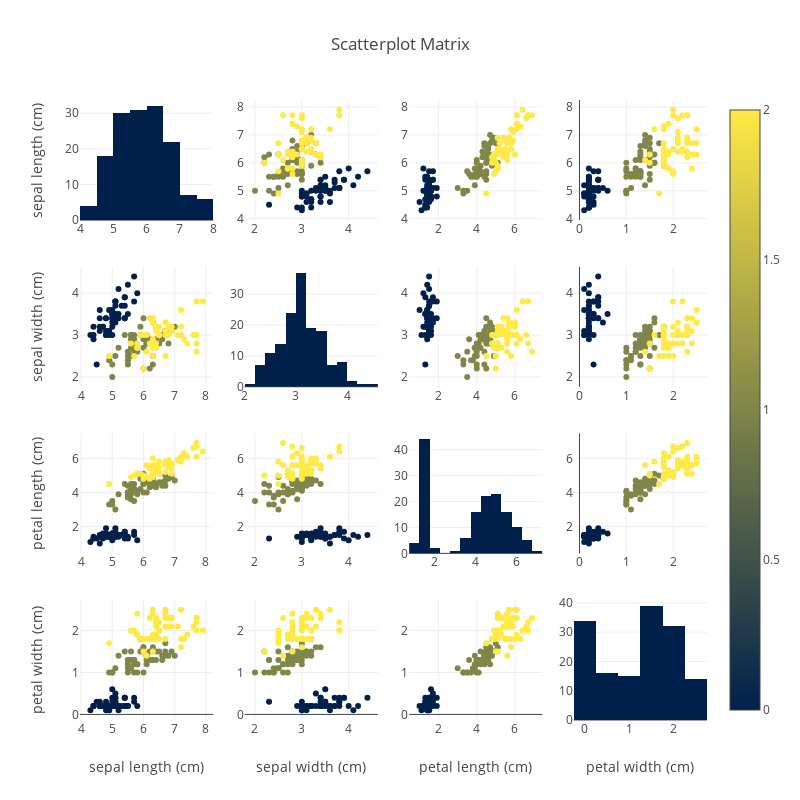

The cell this chart's notebook holds for it:
### Markdown cell above
# Scatterplot matrix

### Code cell
import plotly.express as px
import plotly.figure_factory as ff


# fig = px.scatter_matrix(iris, dimensions=iris_dict.feature_names, color='y')
fig = ff.create_scatterplotmatrix(iris, diag='histogram', index='y', height=800, width=800, colormap='Cividis')

fig.update_layout(template='none')
fig.show()
fig.write_image('plotly_plots/scatterplot_matrix.pdf')

### Figure 1 — Plotly figure (JSON) as saved in the notebook; plotly's stock layout.template omitted (floating-point values rounded to 4 significant figures; data arrays with more than 128 entries replaced by an {"elided": "..."} marker saying what was removed)
{"data": [{"marker": {"color": "rgb(0, 32, 76)"}, "showlegend": false, "type": "histogram", "x": {"elided": "150 float values"}, "xaxis": "x", "yaxis": "y"}, {"marker": {"color": {"elided": "150 int values"}, "colorscale": [[0, "rgb(0, 32, 76)"], [1, "rgb(255, 233, 69)"]], "showscale": true, "size": 6}, "mode": "markers", "showlegend": false, "type": "scatter", "x": {"elided": "150 float values"}, "xaxis": "x2", "y": {"elided": "150 float values"}, "yaxis": "y2"}, {"marker": {"color": {"elided": "150 int values"}, "colorscale": [[0, "rgb(0, 32, 76)"], [1, "rgb(255, 233, 69)"]], "showscale": false, "size": 6}, "mode": "markers", "showlegend": false, "type": "scatter", "x": {"elided": "150 float values"}, "xaxis": "x3", "y": {"elided": "150 float values"}, "yaxis": "y3"}, {"marker": {"color": {"elided": "150 int values"}, "colorscale": [[0, "rgb(0, 32, 76)"], [1, "rgb(255, 233, 69)"]], "showscale": false, "size": 6}, "mode": "markers", "showlegend": false, "type": "scatter", "x": {"elided": "150 float values"}, "xaxis": "x4", "y": {"elided": "150 float values"}, "yaxis": "y4"}, {"marker": {"color": {"elided": "150 int values"}, "colorscale": [[0, "rgb(0, 32, 76)"], [1, "rgb(255, 233, 69)"]], "showscale": false, "size": 6}, "mode": "markers", "showlegend": false, "type": "scatter", "x": {"elided": "150 float values"}, "xaxis": "x5", "y": {"elided": "150 float values"}, "yaxis": "y5"}, {"marker": {"color": "rgb(0, 32, 76)"}, "showlegend": false, "type": "histogram", "x": {"elided": "150 float values"}, "xaxis": "x6", "yaxis": "y6"}, {"marker": {"color": {"elided": "150 int values"}, "colorscale": [[0, "rgb(0, 32, 76)"], [1, "rgb(255, 233, 69)"]], "showscale": false, "size": 6}, "mode": "markers", "showlegend": false, "type": "scatter", "x": {"elided": "150 float values"}, "xaxis": "x7", "y": {"elided": "150 float values"}, "yaxis": "y7"}, {"marker": {"color": {"elided": "150 int values"}, "colorscale": [[0, "rgb(0, 32, 76)"], [1, "rgb(255, 233, 69)"]], "showscale": false, "size": 6}, "mode": "markers", "showlegend": false, "type": "scatter", "x": {"elided": "150 float values"}, "xaxis": "x8", "y": {"elided": "150 float values"}, "yaxis": "y8"}, {"marker": {"color": {"elided": "150 int values"}, "colorscale": [[0, "rgb(0, 32, 76)"], [1, "rgb(255, 233, 69)"]], "showscale": false, "size": 6}, "mode": "markers", "showlegend": false, "type": "scatter", "x": {"elided": "150 float values"}, "xaxis": "x9", "y": {"elided": "150 float values"}, "yaxis": "y9"}, {"marker": {"color": {"elided": "150 int values"}, "colorscale": [[0, "rgb(0, 32, 76)"], [1, "rgb(255, 233, 69)"]], "showscale": false, "size": 6}, "mode": "markers", "showlegend": false, "type": "scatter", "x": {"elided": "150 float values"}, "xaxis": "x10", "y": {"elided": "150 float values"}, "yaxis": "y10"}, {"marker": {"color": "rgb(0, 32, 76)"}, "showlegend": false, "type": "histogram", "x": {"elided": "150 float values"}, "xaxis": "x11", "yaxis": "y11"}, {"marker": {"color": {"elided": "150 int values"}, "colorscale": [[0, "rgb(0, 32, 76)"], [1, "rgb(255, 233, 69)"]], "showscale": false, "size": 6}, "mode": "markers", "showlegend": false, "type": "scatter", "x": {"elided": "150 float values"}, "xaxis": "x12", "y": {"elided": "150 float values"}, "yaxis": "y12"}, {"marker": {"color": {"elided": "150 int values"}, "colorscale": [[0, "rgb(0, 32, 76)"], [1, "rgb(255, 233, 69)"]], "showscale": false, "size": 6}, "mode": "markers", "showlegend": false, "type": "scatter", "x": {"elided": "150 float values"}, "xaxis": "x13", "y": {"elided": "150 float values"}, "yaxis": "y13"}, {"marker": {"color": {"elided": "150 int values"}, "colorscale": [[0, "rgb(0, 32, 76)"], [1, "rgb(255, 233, 69)"]], "showscale": false, "size": 6}, "mode": "markers", "showlegend": false, "type": "scatter", "x": {"elided": "150 float values"}, "xaxis": "x14", "y": {"elided": "150 float values"}, "yaxis": "y14"}, {"marker": {"color": {"elided": "150 int values"}, "colorscale": [[0, "rgb(0, 32, 76)"], [1, "rgb(255, 233, 69)"]], "showscale": false, "size": 6}, "mode": "markers", "showlegend": false, "type": "scatter", "x": {"elided": "150 float values"}, "xaxis": "x15", "y": {"elided": "150 float values"}, "yaxis": "y15"}, {"marker": {"color": "rgb(0, 32, 76)"}, "showlegend": false, "type": "histogram", "x": {"elided": "150 float values"}, "xaxis": "x16", "yaxis": "y16"}], "layout": {"barmode": "stack", "height": 800, "showlegend": true, "title": {"text": "Scatterplot Matrix"}, "width": 800, "xaxis": {"anchor": "y", "autorange": true, "domain": [0, 0.2125], "range": [4, 8], "type": "linear"}, "xaxis10": {"anchor": "y10", "autorange": true, "domain": [0.2625, 0.475], "range": [1.778, 4.622], "type": "linear"}, "xaxis11": {"anchor": "y11", "autorange": true, "domain": [0.525, 0.7375], "range": [0.75, 7.25], "type": "linear"}, "xaxis12": {"anchor": "y12", "autorange": true, "domain": [0.7875, 1], "range": [-0.1224, 2.722], "type": "linear"}, "xaxis13": {"anchor": "y13", "autorange": true, "domain": [0, 0.2125], "range": [3.966, 8.234], "title": {"text": "sepal length (cm)"}, "type": "linear"}, "xaxis14": {"anchor": "y14", "autorange": true, "domain": [0.2625, 0.475], "range": [1.778, 4.622], "title": {"text": "sepal width (cm)"}, "type": "linear"}, "xaxis15": {"anchor": "y15", "autorange": true, "domain": [0.525, 0.7375], "range": [0.4532, 7.447], "title": {"text": "petal length (cm)"}, "type": "linear"}, "xaxis16": {"anchor": "y16", "autorange": true, "domain": [0.7875, 1], "range": [-0.25, 2.75], "title": {"text": "petal width (cm)"}, "type": "linear"}, "xaxis2": {"anchor": "y2", "autorange": true, "domain": [0.2625, 0.475], "range": [1.778, 4.622], "type": "linear"}, "xaxis3": {"anchor": "y3", "autorange": true, "domain": [0.525, 0.7375], "range": [0.4532, 7.447], "type": "linear"}, "xaxis4": {"anchor": "y4", "autorange": true, "domain": [0.7875, 1], "range": [-0.1224, 2.722], "type": "linear"}, "xaxis5": {"anchor": "y5", "autorange": true, "domain": [0, 0.2125], "range": [3.966, 8.234], "type": "linear"}, "xaxis6": {"anchor": "y6", "autorange": true, "domain": [0.2625, 0.475], "range": [2.0, 4.6], "type": "linear"}, "xaxis7": {"anchor": "y7", "autorange": true, "domain": [0.525, 0.7375], "range": [0.4532, 7.447], "type": "linear"}, "xaxis8": {"anchor": "y8", "autorange": true, "domain": [0.7875, 1], "range": [-0.1224, 2.722], "type": "linear"}, "xaxis9": {"anchor": "y9", "autorange": true, "domain": [0, 0.2125], "range": [3.966, 8.234], "type": "linear"}, "yaxis": {"anchor": "x", "autorange": true, "domain": [0.8063, 1], "range": [0, 33.68], "title": {"text": "sepal length (cm)"}}, "yaxis10": {"anchor": "x10", "autorange": true, "domain": [0.2687, 0.4625], "range": [0.4279, 7.472], "type": "linear"}, "yaxis11": {"anchor": "x11", "autorange": true, "domain": [0.2687, 0.4625], "range": [0, 46.32]}, "yaxis12": {"anchor": "x12", "autorange": true, "domain": [0.2687, 0.4625], "range": [0.4279, 7.472], "type": "linear"}, "yaxis13": {"anchor": "x13", "autorange": true, "domain": [0, 0.1938], "range": [-0.1327, 2.733], "title": {"text": "petal width (cm)"}, "type": "linear"}, "yaxis14": {"anchor": "x14", "autorange": true, "domain": [0, 0.1938], "range": [-0.1327, 2.733], "type": "linear"}, "yaxis15": {"anchor": "x15", "autorange": true, "domain": [0, 0.1938], "range": [-0.1327, 2.733], "type": "linear"}, "yaxis16": {"anchor": "x16", "autorange": true, "domain": [0, 0.1938], "range": [0, 41.05]}, "yaxis2": {"anchor": "x2", "autorange": true, "domain": [0.8063, 1], "range": [3.951, 8.249], "type": "linear"}, "yaxis3": {"anchor": "x3", "autorange": true, "domain": [0.8063, 1], "range": [3.951, 8.249], "type": "linear"}, "yaxis4": {"anchor": "x4", "autorange": true, "domain": [0.8063, 1], "range": [3.951, 8.249], "type": "linear"}, "yaxis5": {"anchor": "x5", "autorange": true, "domain": [0.5375, 0.7312], "range": [1.767, 4.633], "title": {"text": "sepal width (cm)"}, "type": "linear"}, "yaxis6": {"anchor": "x6", "autorange": true, "domain": [0.5375, 0.7312], "range": [0, 38.95]}, "yaxis7": {"anchor": "x7", "autorange": true, "domain": [0.5375, 0.7312], "range": [1.767, 4.633], "type": "linear"}, "yaxis8": {"anchor": "x8", "autorange": true, "domain": [0.5375, 0.7312], "range": [1.767, 4.633], "type": "linear"}, "yaxis9": {"anchor": "x9", "autorange": true, "domain": [0.2687, 0.4625], "range": [0.4279, 7.472], "title": {"text": "petal length (cm)"}, "type": "linear"}}}
